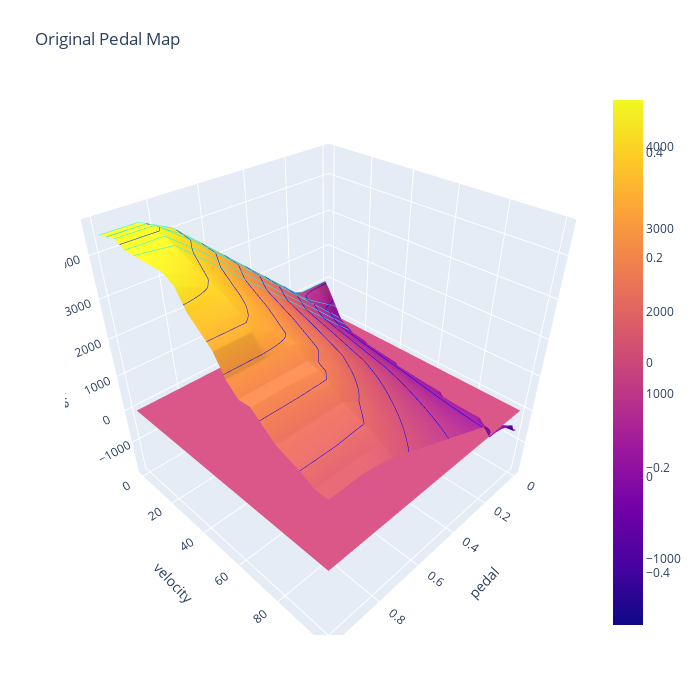

The cell this chart's notebook holds for it:
### Code cell
from src.comm.vcu_calib_generator import generate_vcu_calibration


z0 = np.zeros(zr.shape)
figure5 = go.Figure(data=[
    go.Surface(
        contours = {
            "y": {"show": True, "start":0, "end":25, "size":5, "color":"cyan"},
            "z": {"show": True, "start":-3000, "end":4600, "size":500, "color":"blue"}
        },
        x=ped,
        y=vel,
        z=pd_data0.values),
    go.Surface(x=x,y=y,z=z0)
]
)
# figure.update_traces(contours_z=dict(show=True, usecolormap=True,
#                                   highlightcolor="limegreen", project_z=True))
figure5.update_layout(title='Original Pedal Map', autosize=False,
                      scene=dict(
                          xaxis_title='pedal',
                          yaxis_title='velocity',
                          zaxis_title='torque'),
                      width=700, height=700,
                      margin=dict(l=65,r=50,b=65,t=90))
# figure0.add_trace(go.Surface(x=x,y=y,z=z0, surfacecolor=np.ones(z0.shape)))
figure5.show()
# pd_data = pd_data0.copy(deep=True)

### Figure 1 — Plotly figure (JSON) as saved in the notebook; plotly's stock layout.template omitted (floating-point values rounded to 4 significant figures; data arrays with more than 128 entries replaced by an {"elided": "..."} marker saying what was removed)
{"data": [{"contours": {"y": {"color": "cyan", "end": 25, "show": true, "size": 5, "start": 0}, "z": {"color": "blue", "end": 4600, "show": true, "size": 500, "start": -3000}}, "type": "surface", "x": [0.0, 0.02, 0.04, 0.08, 0.12, 0.16, 0.2, 0.24, 0.28, 0.32, 0.38, 0.44, 0.5, 0.62, 0.74, 0.86, 1.0], "y": [0.0, 7.0, 10.0, 15.0, 20.0, 25.0, 30.0, 35.0, 40.0, 45.0, 50.0, 55.0, 60.0, 65.0, 70.0, 75.0, 80.0, 85.0, 90.0, 95.0, 100.0], "z": {"elided": "21x17 float values"}}, {"type": "surface", "x": ["0", "0.02", "0.04", "0.08", "0.12", "0.16", "0.2", "0.24", "0.28", "0.32", "0.38", "0.44", "0.5", "0.62", "0.74", "0.86", "1"], "y": [0, 7, 10, 15, 20, 25, 30, 35, 40, 45, 50, 55, 60, 65, 70, 75, 80, 85, 90, 95, 100], "z": {"elided": "21x17 float values"}}], "layout": {"autosize": false, "height": 700, "margin": {"b": 65, "l": 65, "r": 50, "t": 90}, "scene": {"xaxis": {"title": {"text": "pedal"}}, "yaxis": {"title": {"text": "velocity"}}, "zaxis": {"title": {"text": "torque"}}}, "title": {"text": "Original Pedal Map"}, "width": 700}}
